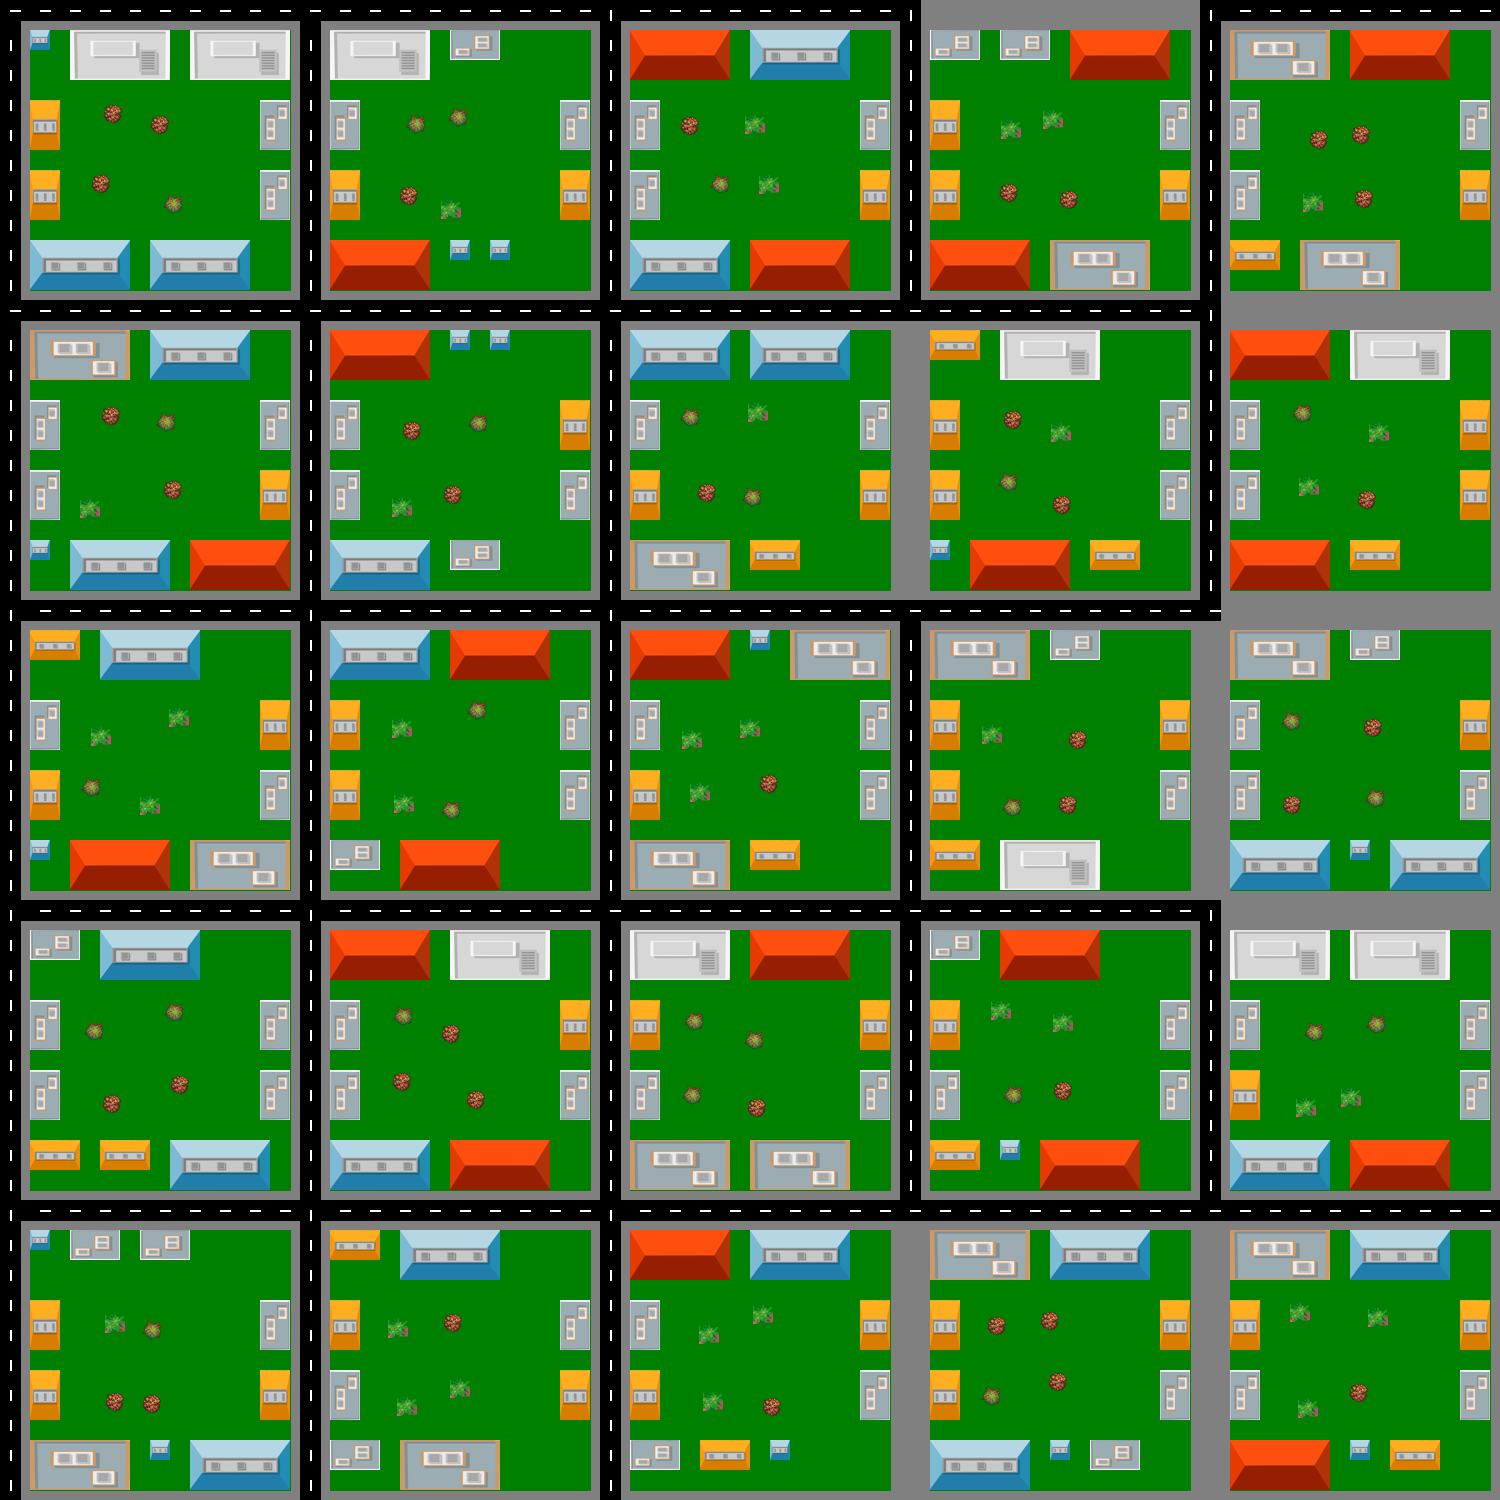

Python code for this plot:
from PIL import Image, ImageDraw, ImageTk
import random
from numpy import sort
from tkinter import Tk, ttk
import tkinter as tk


zoom_scale = 1.0
width = 500
height = 400
viewport_width = 400
viewport_height = 400
viewportX = width//2 - (viewport_width//2)
viewportY = height//2 -(viewport_height//2)
root = tk.Tk()
root.title("Desain IKN City _ PAA")

frame = ttk.Frame(root, padding=10)
frame.grid(row=0, column=0, sticky=(tk.W, tk.E, tk.N, tk.S))
map_label = ttk.Label(frame)


class MyMap:
    def __init__(self) -> None:
        self.skala = 10
        self.lebar = 150 * self.skala
        self.tinggi = 150*self.skala
        self.vertex = [(self.lebar, self.tinggi)]
        self.base_map = Image.new("RGBA" , (self.lebar, self.tinggi), "gray")
        self.editMap = ImageDraw.Draw(self.base_map)
        self.panjang_jalan = 0
        self.lebar_jalan = 20
        self.bangunanHorizontal = [
            Image.open("asset/bangunan/building-largeH.jpg").resize((100,50)),
            Image.open("asset/bangunan/building-largeH_B.jpg").resize((100,50)),
            Image.open("asset/bangunan/building-largeH_C.jpg").resize((100,50)),
            Image.open("asset/bangunan/building-largeH_D.jpg").resize((100,50)),
            Image.open("asset/bangunan/building-mediumH.jpg").resize((50,30)),
            Image.open("asset/bangunan/building-mediumH_B.jpg").resize((50,30)),
            Image.open("asset/bangunan/building-smallH.jpg").resize((20,20))
        ]

        self.bangunanVertikal = [
            Image.open("asset/bangunan/building-mediumV.jpg").resize((30, 50)),
            Image.open("asset/bangunan/building-mediumV_B.jpg").resize((30, 50))
        ]

        self.lainnya = [
            Image.open("asset/lainnya/rumput1.jpg").resize((20,20)),
            Image.open("asset/lainnya/rumput2.png").resize((20,20)),
            Image.open("asset/lainnya/rumput3.png").resize((20,20))
        ]

    def batas(self, arah, titik):
        if titik < 0:  vertex = self.lebar
        elif titik < self.lebar: vertex = titik
        else : vertex = 0
        return vertex

    def createLine(self, start, end , arah):
        while start[0] < end[0] -10 and arah == "h":
            self.editMap.line(((start[0] + 10, start[1] + 10),(start[0] + 20, start[1] + 10)),"white",2)
            start[0] += 30
        while start[1] < end[1] - 10 and arah == "v":
            self.editMap.line(((start[0] + 10, start[1] + 10),(end[0] + 10, start[1] + 20)),"white",2)
            start[1] += 30

    def createJalan(self, titikAwal, titikAkhir):
        arah = "v"
        titikSekarang = titikAwal
        while titikSekarang != titikAkhir and self.panjang_jalan < 150:
            direction = random.choice([-1, 1])
            if arah == "v":
                nextTitik = (titikSekarang[0], titikSekarang[1] + (random.choice([30, 60]) * 10 * direction))
            if arah == "h":
                nextTitik = (titikSekarang[0] + (random.choice([30, 60]) * 10 * direction), titikSekarang[1])
            if (nextTitik[0] >= self.lebar or nextTitik[0] < 0) and (nextTitik[1] < 0 or nextTitik[1] > self.tinggi) and self.panjang_jalan >= 120: break
            titikX = sort([titikSekarang[0] +(20 if titikSekarang[0] > nextTitik[0] and arah == "h" else 0), nextTitik[0]  ] )
            titikY = sort([titikSekarang[1] +(20 if titikSekarang[1] > nextTitik[1] and arah == "v" else 0), nextTitik[1]])
            if nextTitik not in self.vertex: self.vertex.append(nextTitik)
            self.editMap.rectangle((((titikX[0], titikY[0]), (titikX[1] + (self.lebar_jalan if arah == "v" else 0), titikY[1] + (self.lebar_jalan if arah == "h" else 0)))), "black")
            self.createLine([titikX[0], titikY[0]],[titikX[1], titikY[1]],arah)
            if nextTitik[0] < self.lebar and nextTitik[1] < self.tinggi: arah = "h" if arah == "v" else "v"
            titikSekarang = (self.batas("x", nextTitik[0]), self.batas("y", nextTitik[1]))
            self.panjang_jalan += 1


    points = []
    def renderArea(self, ranges):
        orderedX = sort([ranges[0][0] , ranges[1][0]]) + (30,-10)
        orderedY = sort([ranges[0][1], ranges[1][1]]) + (30,-10)
        if orderedX[1] <= orderedX[0] : return
        if orderedY[1] <= orderedY[0] : return
        self.editMap.rectangle(((orderedX[0], orderedY[0]), (orderedX[1], orderedY[1])), "gray")
        self.editMap.rectangle(((orderedX[0], orderedY[0]), (orderedX[1], orderedY[1])), "green")
        y = orderedY[0]
        while y < orderedY[1]:
            x = orderedX[0]
            while x < orderedX[1]:
                if abs(y-orderedY[0]) < 20 or abs(y-orderedY[1]) < 120 : 
                    if x + 100 > orderedX[1] :break
                    image = random.choice(self.bangunanHorizontal)
                    self.base_map.paste(image, (x,y))
                    x += image.size[0] + 20
                elif abs(x-orderedX[0]) < 20 or abs(x-orderedX[1]) < 100: 
                    if x + 70 > orderedX[1] : break
                    image =random.choice(self.bangunanVertikal)
                    if abs(x-orderedX[0]) < 20  : self.base_map.paste(image, (x,y))
                    else : self.base_map.paste(image, (orderedX[1]- image.size[0],y))
                    x += image.size[0] + 20
                else : 
                    if x + 60 > orderedX[1] : break
                    image = random.choice(self.lainnya)
                    self.base_map.paste(image ,(random.randint(x,x+30),random.randint(y, y+30)))
                    x += image.size[0] + 40
            y += 70

    def scan(self):
        for titik in self.vertex:
            x,y = 0, 0
            for near in self.vertex:
                if titik != near and near[0] < titik[0] and near[1] < titik[1]:
                    x = near[0] if near[0] < titik[0] and near[0]  >x  else x
                    y = near[1] if near[1] < titik[1] and near[1] > y else y
            if x >= 0 or y >= 0 and ( (x,y), titik) not in self.points:  
                self.points.append(( (x,y), titik))
                if (x,y) not in self.vertex : self.vertex.append((x,y))
                if (x,titik[1]) not in self.vertex :self. vertex.append((x,titik[1]))
                if (titik[0],y) not in self.vertex : self.vertex.append((titik[0],y))
                self.renderArea(( (x,y), titik)) 

Maps = None

def refresh():
    global Maps
    cropped_map = Maps.crop((viewportX * zoom_scale, viewportY * zoom_scale, viewportX* zoom_scale + viewport_width* zoom_scale, viewportY* zoom_scale + viewport_height* zoom_scale))
    resized_map = cropped_map.resize((width, height))
    img_tk = ImageTk.PhotoImage(resized_map)
    map_label.config(image=img_tk)
    map_label.image = img_tk
    

def GenerateMap():
    global Maps
    titikAwal = (0,0)
    titikAkhir = (1000, 0)
    myMap = MyMap()
    myMap.createJalan(titikAwal, titikAkhir)
    myMap.scan()
    myMap.base_map.save("map.png");
    Maps = myMap.base_map
    cropped_map = myMap.base_map.crop((viewportX, viewportY, viewportX + viewport_width, viewportY + viewport_height))
    resized_map = cropped_map.resize((width, height))
    img_tk = ImageTk.PhotoImage(resized_map)
    map_label.config(image=img_tk)
    map_label.image = img_tk
    refresh()

GenerateMap()

def scroll(event):
    global viewportX, viewportY, zoom_scale
    if event.delta > 0:
        if zoom_scale > 0.5: zoom_scale -= 0.1
    else:
        if zoom_scale < 4.0:zoom_scale += 0.1
    refresh()
            
def key_pressed(event):
    global viewportY, viewportX
    if event.keysym == 'a' and viewportX > 0: viewportX -= 20
    elif event.keysym == 's' and viewportY < (height  + viewport_height)// zoom_scale:viewportY += 20
    elif event.keysym == 'd' and viewportX < (width + viewport_width)// zoom_scale: viewportX += 20
    elif event.keysym == 'w' and  viewportY > 0:viewportY -= 20
    refresh()

root.bind("<MouseWheel>", scroll)
root.bind("<KeyPress-a>", key_pressed)
root.bind("<KeyPress-s>", key_pressed)
root.bind("<KeyPress-d>", key_pressed)
root.bind("<KeyPress-w>", key_pressed)
map_label.grid(row=0, column=0, padx=10, pady=10)

generate_button = ttk.Button(root, text="Generate Map", command=GenerateMap)
generate_button.grid(row=1, column=0, pady=10)
GenerateMap()
root.mainloop()
        
